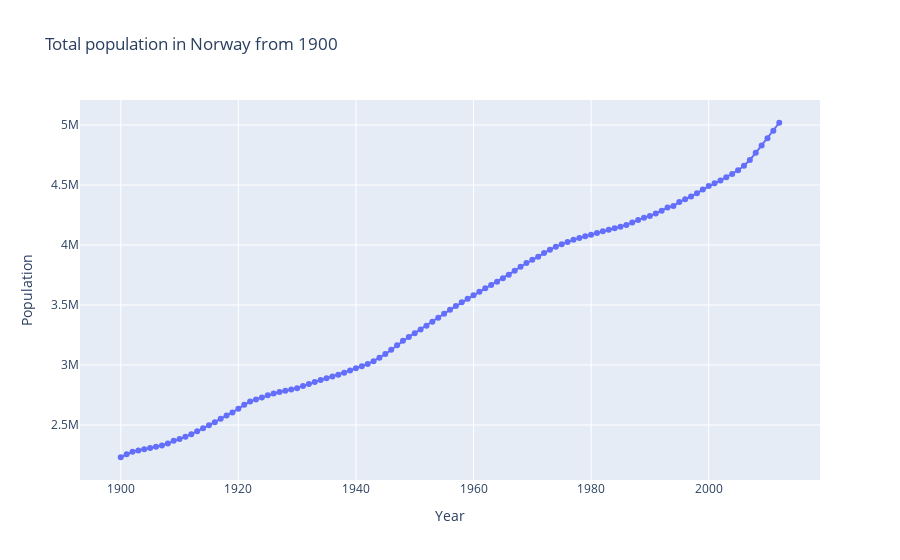

Source (notebook cell):
### Code cell
fig = px.line(norway_pop, x="År", y="Folkmängd", title="Total population in Norway from 1900", labels={"År": "Year", "Folkmängd": "Population"},markers=True)
fig.show()
